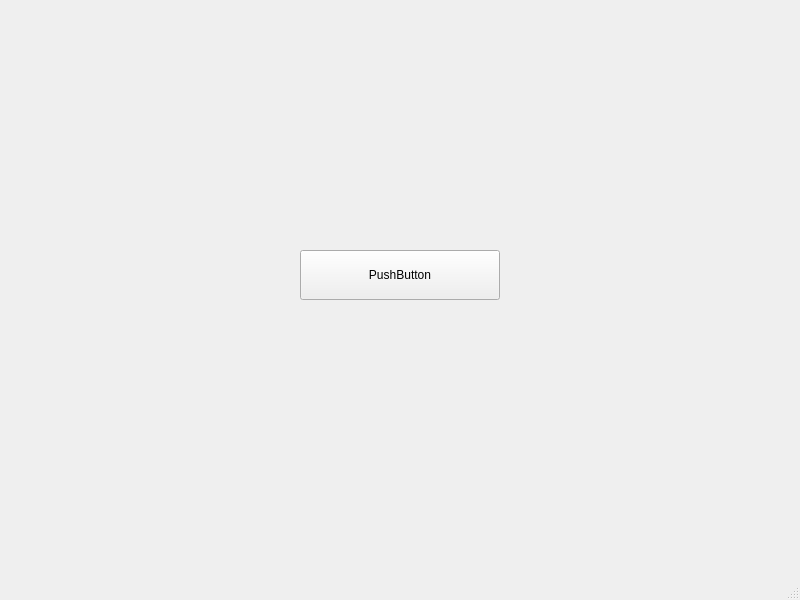
<?xml version="1.0" encoding="UTF-8"?>
<ui version="4.0">
 <class>MainWindow</class>
 <widget class="QMainWindow" name="MainWindow">
  <property name="geometry">
   <rect>
    <x>0</x>
    <y>0</y>
    <width>800</width>
    <height>600</height>
   </rect>
  </property>
  <property name="windowTitle">
   <string>MainWindow</string>
  </property>
  <widget class="QWidget" name="centralwidget">
   <widget class="QPushButton" name="pushButton">
    <property name="geometry">
     <rect>
      <x>300</x>
      <y>250</y>
      <width>200</width>
      <height>50</height>
     </rect>
    </property>
    <property name="text">
     <string>PushButton</string>
    </property>
   </widget>
  </widget>
  <widget class="QMenuBar" name="menubar">
   <property name="geometry">
    <rect>
     <x>0</x>
     <y>0</y>
     <width>800</width>
     <height>22</height>
    </rect>
   </property>
  </widget>
  <widget class="QStatusBar" name="statusbar"/>
 </widget>
 <resources/>
 <connections/>
</ui>
